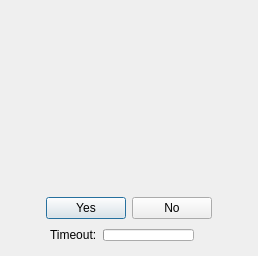
<?xml version="1.0" encoding="UTF-8"?>
<ui version="4.0">
 <class>WithAnotherPlayer</class>
 <widget class="QDialog" name="WithAnotherPlayer">
  <property name="geometry">
   <rect>
    <x>0</x>
    <y>0</y>
    <width>258</width>
    <height>228</height>
   </rect>
  </property>
  <property name="windowIcon">
   <iconset resource="../resources/client-resources.qrc">
    <normaloff>:/CC/images/interface/player.png</normaloff>:/CC/images/interface/player.png</iconset>
  </property>
  <layout class="QVBoxLayout" name="verticalLayout">
   <item>
    <layout class="QHBoxLayout" name="horizontalLayout">
     <item>
      <spacer name="horizontalSpacer">
       <property name="orientation">
        <enum>Qt::Horizontal</enum>
       </property>
       <property name="sizeHint" stdset="0">
        <size>
         <width>40</width>
         <height>20</height>
        </size>
       </property>
      </spacer>
     </item>
     <item>
      <widget class="QLabel" name="skin">
       <property name="minimumSize">
        <size>
         <width>160</width>
         <height>160</height>
        </size>
       </property>
       <property name="maximumSize">
        <size>
         <width>160</width>
         <height>160</height>
        </size>
       </property>
       <property name="pixmap">
        <pixmap resource="../resources/client-resources.qrc">:/CC/images/player_default/front.png</pixmap>
       </property>
       <property name="alignment">
        <set>Qt::AlignCenter</set>
       </property>
      </widget>
     </item>
     <item>
      <spacer name="horizontalSpacer_2">
       <property name="orientation">
        <enum>Qt::Horizontal</enum>
       </property>
       <property name="sizeHint" stdset="0">
        <size>
         <width>40</width>
         <height>20</height>
        </size>
       </property>
      </spacer>
     </item>
    </layout>
   </item>
   <item>
    <spacer name="verticalSpacer">
     <property name="orientation">
      <enum>Qt::Vertical</enum>
     </property>
     <property name="sizeHint" stdset="0">
      <size>
       <width>20</width>
       <height>40</height>
      </size>
     </property>
    </spacer>
   </item>
   <item>
    <widget class="QLabel" name="question">
     <property name="textFormat">
      <enum>Qt::RichText</enum>
     </property>
    </widget>
   </item>
   <item>
    <layout class="QHBoxLayout" name="horizontalLayout_2">
     <item>
      <spacer name="horizontalSpacer_3">
       <property name="orientation">
        <enum>Qt::Horizontal</enum>
       </property>
       <property name="sizeHint" stdset="0">
        <size>
         <width>40</width>
         <height>20</height>
        </size>
       </property>
      </spacer>
     </item>
     <item>
      <widget class="QPushButton" name="yes">
       <property name="minimumSize">
        <size>
         <width>80</width>
         <height>0</height>
        </size>
       </property>
       <property name="text">
        <string>Yes</string>
       </property>
      </widget>
     </item>
     <item>
      <widget class="QPushButton" name="no">
       <property name="minimumSize">
        <size>
         <width>80</width>
         <height>0</height>
        </size>
       </property>
       <property name="text">
        <string>No</string>
       </property>
      </widget>
     </item>
     <item>
      <spacer name="horizontalSpacer_4">
       <property name="orientation">
        <enum>Qt::Horizontal</enum>
       </property>
       <property name="sizeHint" stdset="0">
        <size>
         <width>40</width>
         <height>20</height>
        </size>
       </property>
      </spacer>
     </item>
    </layout>
   </item>
   <item>
    <layout class="QHBoxLayout" name="horizontalLayout_3">
     <item>
      <spacer name="horizontalSpacer_5">
       <property name="orientation">
        <enum>Qt::Horizontal</enum>
       </property>
       <property name="sizeHint" stdset="0">
        <size>
         <width>40</width>
         <height>20</height>
        </size>
       </property>
      </spacer>
     </item>
     <item>
      <widget class="QLabel" name="label">
       <property name="text">
        <string>Timeout:</string>
       </property>
      </widget>
     </item>
     <item>
      <widget class="QProgressBar" name="timeout">
       <property name="minimumSize">
        <size>
         <width>0</width>
         <height>12</height>
        </size>
       </property>
       <property name="maximumSize">
        <size>
         <width>16777215</width>
         <height>12</height>
        </size>
       </property>
       <property name="maximum">
        <number>15000</number>
       </property>
       <property name="value">
        <number>0</number>
       </property>
       <property name="textVisible">
        <bool>false</bool>
       </property>
      </widget>
     </item>
     <item>
      <widget class="QLabel" name="timeoutLabel"/>
     </item>
     <item>
      <spacer name="horizontalSpacer_6">
       <property name="orientation">
        <enum>Qt::Horizontal</enum>
       </property>
       <property name="sizeHint" stdset="0">
        <size>
         <width>40</width>
         <height>20</height>
        </size>
       </property>
      </spacer>
     </item>
    </layout>
   </item>
  </layout>
 </widget>
 <tabstops>
  <tabstop>no</tabstop>
  <tabstop>yes</tabstop>
 </tabstops>
 <resources>
  <include location="../resources/client-resources.qrc"/>
 </resources>
 <connections/>
</ui>
